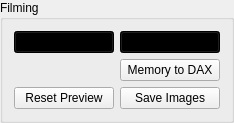
  <widget class="QGroupBox" name="groupBox_2">
   <property name="geometry">
    <rect>
     <x>10</x>
     <y>110</y>
     <width>231</width>
     <height>121</height>
    </rect>
   </property>
   <property name="title">
    <string>Filming</string>
   </property>
   <layout class="QFormLayout" name="formLayout_3">
    <property name="fieldGrowthPolicy">
     <enum>QFormLayout::AllNonFixedFieldsGrow</enum>
    </property>
    <item row="2" column="1">
     <widget class="QPushButton" name="pushButton_RecordMemory">
      <property name="sizePolicy">
       <sizepolicy hsizetype="Minimum" vsizetype="Minimum">
        <horstretch>0</horstretch>
        <verstretch>0</verstretch>
       </sizepolicy>
      </property>
      <property name="minimumSize">
       <size>
        <width>100</width>
        <height>0</height>
       </size>
      </property>
      <property name="maximumSize">
       <size>
        <width>100</width>
        <height>16777215</height>
       </size>
      </property>
      <property name="palette">
       <palette>
        <active>
         <colorrole role="WindowText">
          <brush brushstyle="SolidPattern">
           <color alpha="255">
            <red>255</red>
            <green>255</green>
            <blue>255</blue>
           </color>
          </brush>
         </colorrole>
         <colorrole role="Button">
          <brush brushstyle="SolidPattern">
           <color alpha="255">
            <red>0</red>
            <green>0</green>
            <blue>0</blue>
           </color>
          </brush>
         </colorrole>
         <colorrole role="Light">
          <brush brushstyle="SolidPattern">
           <color alpha="255">
            <red>0</red>
            <green>0</green>
            <blue>0</blue>
           </color>
          </brush>
         </colorrole>
         <colorrole role="Midlight">
          <brush brushstyle="SolidPattern">
           <color alpha="255">
            <red>0</red>
            <green>0</green>
            <blue>0</blue>
           </color>
          </brush>
         </colorrole>
         <colorrole role="Dark">
          <brush brushstyle="SolidPattern">
           <color alpha="255">
            <red>0</red>
            <green>0</green>
            <blue>0</blue>
           </color>
          </brush>
         </colorrole>
         <colorrole role="Mid">
          <brush brushstyle="SolidPattern">
           <color alpha="255">
            <red>0</red>
            <green>0</green>
            <blue>0</blue>
           </color>
          </brush>
         </colorrole>
         <colorrole role="Text">
          <brush brushstyle="SolidPattern">
           <color alpha="255">
            <red>0</red>
            <green>0</green>
            <blue>0</blue>
           </color>
          </brush>
         </colorrole>
         <colorrole role="BrightText">
          <brush brushstyle="SolidPattern">
           <color alpha="255">
            <red>0</red>
            <green>0</green>
            <blue>0</blue>
           </color>
          </brush>
         </colorrole>
         <colorrole role="ButtonText">
          <brush brushstyle="SolidPattern">
           <color alpha="255">
            <red>0</red>
            <green>0</green>
            <blue>0</blue>
           </color>
          </brush>
         </colorrole>
         <colorrole role="Base">
          <brush brushstyle="SolidPattern">
           <color alpha="255">
            <red>0</red>
            <green>0</green>
            <blue>0</blue>
           </color>
          </brush>
         </colorrole>
         <colorrole role="Window">
          <brush brushstyle="SolidPattern">
           <color alpha="255">
            <red>0</red>
            <green>0</green>
            <blue>0</blue>
           </color>
          </brush>
         </colorrole>
         <colorrole role="Shadow">
          <brush brushstyle="SolidPattern">
           <color alpha="255">
            <red>0</red>
            <green>0</green>
            <blue>0</blue>
           </color>
          </brush>
         </colorrole>
         <colorrole role="AlternateBase">
          <brush brushstyle="SolidPattern">
           <color alpha="255">
            <red>0</red>
            <green>0</green>
            <blue>0</blue>
           </color>
          </brush>
         </colorrole>
         <colorrole role="ToolTipBase">
          <brush brushstyle="SolidPattern">
           <color alpha="255">
            <red>255</red>
            <green>255</green>
            <blue>220</blue>
           </color>
          </brush>
         </colorrole>
         <colorrole role="ToolTipText">
          <brush brushstyle="SolidPattern">
           <color alpha="255">
            <red>0</red>
            <green>0</green>
            <blue>0</blue>
           </color>
          </brush>
         </colorrole>
        </active>
        <inactive>
         <colorrole role="WindowText">
          <brush brushstyle="SolidPattern">
           <color alpha="255">
            <red>255</red>
            <green>255</green>
            <blue>255</blue>
           </color>
          </brush>
         </colorrole>
         <colorrole role="Button">
          <brush brushstyle="SolidPattern">
           <color alpha="255">
            <red>0</red>
            <green>0</green>
            <blue>0</blue>
           </color>
          </brush>
         </colorrole>
         <colorrole role="Light">
          <brush brushstyle="SolidPattern">
           <color alpha="255">
            <red>0</red>
            <green>0</green>
            <blue>0</blue>
           </color>
          </brush>
         </colorrole>
         <colorrole role="Midlight">
          <brush brushstyle="SolidPattern">
           <color alpha="255">
            <red>0</red>
            <green>0</green>
            <blue>0</blue>
           </color>
          </brush>
         </colorrole>
         <colorrole role="Dark">
          <brush brushstyle="SolidPattern">
           <color alpha="255">
            <red>0</red>
            <green>0</green>
            <blue>0</blue>
           </color>
          </brush>
         </colorrole>
         <colorrole role="Mid">
          <brush brushstyle="SolidPattern">
           <color alpha="255">
            <red>0</red>
            <green>0</green>
            <blue>0</blue>
           </color>
          </brush>
         </colorrole>
         <colorrole role="Text">
          <brush brushstyle="SolidPattern">
           <color alpha="255">
            <red>0</red>
            <green>0</green>
            <blue>0</blue>
           </color>
          </brush>
         </colorrole>
         <colorrole role="BrightText">
          <brush brushstyle="SolidPattern">
           <color alpha="255">
            <red>0</red>
            <green>0</green>
            <blue>0</blue>
           </color>
          </brush>
         </colorrole>
         <colorrole role="ButtonText">
          <brush brushstyle="SolidPattern">
           <color alpha="255">
            <red>0</red>
            <green>0</green>
            <blue>0</blue>
           </color>
          </brush>
         </colorrole>
         <colorrole role="Base">
          <brush brushstyle="SolidPattern">
           <color alpha="255">
            <red>0</red>
            <green>0</green>
            <blue>0</blue>
           </color>
          </brush>
         </colorrole>
         <colorrole role="Window">
          <brush brushstyle="SolidPattern">
           <color alpha="255">
            <red>0</red>
            <green>0</green>
            <blue>0</blue>
           </color>
          </brush>
         </colorrole>
         <colorrole role="Shadow">
          <brush brushstyle="SolidPattern">
           <color alpha="255">
            <red>0</red>
            <green>0</green>
            <blue>0</blue>
           </color>
          </brush>
         </colorrole>
         <colorrole role="AlternateBase">
          <brush brushstyle="SolidPattern">
           <color alpha="255">
            <red>0</red>
            <green>0</green>
            <blue>0</blue>
           </color>
          </brush>
         </colorrole>
         <colorrole role="ToolTipBase">
          <brush brushstyle="SolidPattern">
           <color alpha="255">
            <red>255</red>
            <green>255</green>
            <blue>220</blue>
           </color>
          </brush>
         </colorrole>
         <colorrole role="ToolTipText">
          <brush brushstyle="SolidPattern">
           <color alpha="255">
            <red>0</red>
            <green>0</green>
            <blue>0</blue>
           </color>
          </brush>
         </colorrole>
        </inactive>
        <disabled>
         <colorrole role="WindowText">
          <brush brushstyle="SolidPattern">
           <color alpha="255">
            <red>0</red>
            <green>0</green>
            <blue>0</blue>
           </color>
          </brush>
         </colorrole>
         <colorrole role="Button">
          <brush brushstyle="SolidPattern">
           <color alpha="255">
            <red>0</red>
            <green>0</green>
            <blue>0</blue>
           </color>
          </brush>
         </colorrole>
         <colorrole role="Light">
          <brush brushstyle="SolidPattern">
           <color alpha="255">
            <red>0</red>
            <green>0</green>
            <blue>0</blue>
           </color>
          </brush>
         </colorrole>
         <colorrole role="Midlight">
          <brush brushstyle="SolidPattern">
           <color alpha="255">
            <red>0</red>
            <green>0</green>
            <blue>0</blue>
           </color>
          </brush>
         </colorrole>
         <colorrole role="Dark">
          <brush brushstyle="SolidPattern">
           <color alpha="255">
            <red>0</red>
            <green>0</green>
            <blue>0</blue>
           </color>
          </brush>
         </colorrole>
         <colorrole role="Mid">
          <brush brushstyle="SolidPattern">
           <color alpha="255">
            <red>0</red>
            <green>0</green>
            <blue>0</blue>
           </color>
          </brush>
         </colorrole>
         <colorrole role="Text">
          <brush brushstyle="SolidPattern">
           <color alpha="255">
            <red>0</red>
            <green>0</green>
            <blue>0</blue>
           </color>
          </brush>
         </colorrole>
         <colorrole role="BrightText">
          <brush brushstyle="SolidPattern">
           <color alpha="255">
            <red>0</red>
            <green>0</green>
            <blue>0</blue>
           </color>
          </brush>
         </colorrole>
         <colorrole role="ButtonText">
          <brush brushstyle="SolidPattern">
           <color alpha="255">
            <red>0</red>
            <green>0</green>
            <blue>0</blue>
           </color>
          </brush>
         </colorrole>
         <colorrole role="Base">
          <brush brushstyle="SolidPattern">
           <color alpha="255">
            <red>0</red>
            <green>0</green>
            <blue>0</blue>
           </color>
          </brush>
         </colorrole>
         <colorrole role="Window">
          <brush brushstyle="SolidPattern">
           <color alpha="255">
            <red>0</red>
            <green>0</green>
            <blue>0</blue>
           </color>
          </brush>
         </colorrole>
         <colorrole role="Shadow">
          <brush brushstyle="SolidPattern">
           <color alpha="255">
            <red>0</red>
            <green>0</green>
            <blue>0</blue>
           </color>
          </brush>
         </colorrole>
         <colorrole role="AlternateBase">
          <brush brushstyle="SolidPattern">
           <color alpha="255">
            <red>0</red>
            <green>0</green>
            <blue>0</blue>
           </color>
          </brush>
         </colorrole>
         <colorrole role="ToolTipBase">
          <brush brushstyle="SolidPattern">
           <color alpha="255">
            <red>255</red>
            <green>255</green>
            <blue>220</blue>
           </color>
          </brush>
         </colorrole>
         <colorrole role="ToolTipText">
          <brush brushstyle="SolidPattern">
           <color alpha="255">
            <red>0</red>
            <green>0</green>
            <blue>0</blue>
           </color>
          </brush>
         </colorrole>
        </disabled>
       </palette>
      </property>
      <property name="text">
       <string>Record Memory</string>
      </property>
     </widget>
    </item>
    <item row="5" column="0">
     <widget class="QPushButton" name="resetPreview_pushButton">
      <property name="sizePolicy">
       <sizepolicy hsizetype="Minimum" vsizetype="Minimum">
        <horstretch>0</horstretch>
        <verstretch>0</verstretch>
       </sizepolicy>
      </property>
      <property name="minimumSize">
       <size>
        <width>100</width>
        <height>0</height>
       </size>
      </property>
      <property name="maximumSize">
       <size>
        <width>100</width>
        <height>16777215</height>
       </size>
      </property>
      <property name="text">
       <string>Reset Preview</string>
      </property>
     </widget>
    </item>
    <item row="5" column="1">
     <widget class="QPushButton" name="pushButton_SaveImages">
      <property name="sizePolicy">
       <sizepolicy hsizetype="Minimum" vsizetype="Minimum">
        <horstretch>0</horstretch>
        <verstretch>0</verstretch>
       </sizepolicy>
      </property>
      <property name="maximumSize">
       <size>
        <width>100</width>
        <height>16777215</height>
       </size>
      </property>
      <property name="text">
       <string>Save Images</string>
      </property>
     </widget>
    </item>
    <item row="2" column="0">
     <widget class="QPushButton" name="pushButton_RecordDAX">
      <property name="sizePolicy">
       <sizepolicy hsizetype="Minimum" vsizetype="Minimum">
        <horstretch>0</horstretch>
        <verstretch>0</verstretch>
       </sizepolicy>
      </property>
      <property name="minimumSize">
       <size>
        <width>100</width>
        <height>0</height>
       </size>
      </property>
      <property name="maximumSize">
       <size>
        <width>100</width>
        <height>16777215</height>
       </size>
      </property>
      <property name="palette">
       <palette>
        <active>
         <colorrole role="WindowText">
          <brush brushstyle="SolidPattern">
           <color alpha="255">
            <red>255</red>
            <green>255</green>
            <blue>255</blue>
           </color>
          </brush>
         </colorrole>
         <colorrole role="Button">
          <brush brushstyle="SolidPattern">
           <color alpha="255">
            <red>0</red>
            <green>0</green>
            <blue>0</blue>
           </color>
          </brush>
         </colorrole>
         <colorrole role="Light">
          <brush brushstyle="SolidPattern">
           <color alpha="255">
            <red>0</red>
            <green>0</green>
            <blue>0</blue>
           </color>
          </brush>
         </colorrole>
         <colorrole role="Midlight">
          <brush brushstyle="SolidPattern">
           <color alpha="255">
            <red>0</red>
            <green>0</green>
            <blue>0</blue>
           </color>
          </brush>
         </colorrole>
         <colorrole role="Dark">
          <brush brushstyle="SolidPattern">
           <color alpha="255">
            <red>0</red>
            <green>0</green>
            <blue>0</blue>
           </color>
          </brush>
         </colorrole>
         <colorrole role="Mid">
          <brush brushstyle="SolidPattern">
           <color alpha="255">
            <red>0</red>
            <green>0</green>
            <blue>0</blue>
           </color>
          </brush>
         </colorrole>
         <colorrole role="Text">
          <brush brushstyle="SolidPattern">
           <color alpha="255">
            <red>0</red>
            <green>0</green>
            <blue>0</blue>
           </color>
          </brush>
         </colorrole>
         <colorrole role="BrightText">
          <brush brushstyle="SolidPattern">
           <color alpha="255">
            <red>0</red>
            <green>0</green>
            <blue>0</blue>
           </color>
          </brush>
         </colorrole>
         <colorrole role="ButtonText">
          <brush brushstyle="SolidPattern">
           <color alpha="255">
            <red>0</red>
            <green>0</green>
            <blue>0</blue>
           </color>
          </brush>
         </colorrole>
         <colorrole role="Base">
          <brush brushstyle="SolidPattern">
           <color alpha="255">
            <red>0</red>
            <green>0</green>
            <blue>0</blue>
           </color>
          </brush>
         </colorrole>
         <colorrole role="Window">
          <brush brushstyle="SolidPattern">
           <color alpha="255">
            <red>0</red>
            <green>0</green>
            <blue>0</blue>
           </color>
          </brush>
         </colorrole>
         <colorrole role="Shadow">
          <brush brushstyle="SolidPattern">
           <color alpha="255">
            <red>0</red>
            <green>0</green>
            <blue>0</blue>
           </color>
          </brush>
         </colorrole>
         <colorrole role="AlternateBase">
          <brush brushstyle="SolidPattern">
           <color alpha="255">
            <red>0</red>
            <green>0</green>
            <blue>0</blue>
           </color>
          </brush>
         </colorrole>
         <colorrole role="ToolTipBase">
          <brush brushstyle="SolidPattern">
           <color alpha="255">
            <red>255</red>
            <green>255</green>
            <blue>220</blue>
           </color>
          </brush>
         </colorrole>
         <colorrole role="ToolTipText">
          <brush brushstyle="SolidPattern">
           <color alpha="255">
            <red>0</red>
            <green>0</green>
            <blue>0</blue>
           </color>
          </brush>
         </colorrole>
        </active>
        <inactive>
         <colorrole role="WindowText">
          <brush brushstyle="SolidPattern">
           <color alpha="255">
            <red>255</red>
            <green>255</green>
            <blue>255</blue>
           </color>
          </brush>
         </colorrole>
         <colorrole role="Button">
          <brush brushstyle="SolidPattern">
           <color alpha="255">
            <red>0</red>
            <green>0</green>
            <blue>0</blue>
           </color>
          </brush>
         </colorrole>
         <colorrole role="Light">
          <brush brushstyle="SolidPattern">
           <color alpha="255">
            <red>0</red>
            <green>0</green>
            <blue>0</blue>
           </color>
          </brush>
         </colorrole>
         <colorrole role="Midlight">
          <brush brushstyle="SolidPattern">
           <color alpha="255">
            <red>0</red>
            <green>0</green>
            <blue>0</blue>
           </color>
          </brush>
         </colorrole>
         <colorrole role="Dark">
          <brush brushstyle="SolidPattern">
           <color alpha="255">
            <red>0</red>
            <green>0</green>
            <blue>0</blue>
           </color>
          </brush>
         </colorrole>
         <colorrole role="Mid">
          <brush brushstyle="SolidPattern">
           <color alpha="255">
            <red>0</red>
            <green>0</green>
            <blue>0</blue>
           </color>
          </brush>
         </colorrole>
         <colorrole role="Text">
          <brush brushstyle="SolidPattern">
           <color alpha="255">
            <red>0</red>
            <green>0</green>
            <blue>0</blue>
           </color>
          </brush>
         </colorrole>
         <colorrole role="BrightText">
          <brush brushstyle="SolidPattern">
           <color alpha="255">
            <red>0</red>
            <green>0</green>
            <blue>0</blue>
           </color>
          </brush>
         </colorrole>
         <colorrole role="ButtonText">
          <brush brushstyle="SolidPattern">
           <color alpha="255">
            <red>0</red>
            <green>0</green>
            <blue>0</blue>
           </color>
          </brush>
         </colorrole>
         <colorrole role="Base">
          <brush brushstyle="SolidPattern">
           <color alpha="255">
            <red>0</red>
            <green>0</green>
            <blue>0</blue>
           </color>
          </brush>
         </colorrole>
         <colorrole role="Window">
          <brush brushstyle="SolidPattern">
           <color alpha="255">
            <red>0</red>
            <green>0</green>
            <blue>0</blue>
           </color>
          </brush>
         </colorrole>
         <colorrole role="Shadow">
          <brush brushstyle="SolidPattern">
           <color alpha="255">
            <red>0</red>
            <green>0</green>
            <blue>0</blue>
           </color>
          </brush>
         </colorrole>
         <colorrole role="AlternateBase">
          <brush brushstyle="SolidPattern">
           <color alpha="255">
            <red>0</red>
            <green>0</green>
            <blue>0</blue>
           </color>
          </brush>
         </colorrole>
         <colorrole role="ToolTipBase">
          <brush brushstyle="SolidPattern">
           <color alpha="255">
            <red>255</red>
            <green>255</green>
            <blue>220</blue>
           </color>
          </brush>
         </colorrole>
         <colorrole role="ToolTipText">
          <brush brushstyle="SolidPattern">
           <color alpha="255">
            <red>0</red>
            <green>0</green>
            <blue>0</blue>
           </color>
          </brush>
         </colorrole>
        </inactive>
        <disabled>
         <colorrole role="WindowText">
          <brush brushstyle="SolidPattern">
           <color alpha="255">
            <red>0</red>
            <green>0</green>
            <blue>0</blue>
           </color>
          </brush>
         </colorrole>
         <colorrole role="Button">
          <brush brushstyle="SolidPattern">
           <color alpha="255">
            <red>0</red>
            <green>0</green>
            <blue>0</blue>
           </color>
          </brush>
         </colorrole>
         <colorrole role="Light">
          <brush brushstyle="SolidPattern">
           <color alpha="255">
            <red>0</red>
            <green>0</green>
            <blue>0</blue>
           </color>
          </brush>
         </colorrole>
         <colorrole role="Midlight">
          <brush brushstyle="SolidPattern">
           <color alpha="255">
            <red>0</red>
            <green>0</green>
            <blue>0</blue>
           </color>
          </brush>
         </colorrole>
         <colorrole role="Dark">
          <brush brushstyle="SolidPattern">
           <color alpha="255">
            <red>0</red>
            <green>0</green>
            <blue>0</blue>
           </color>
          </brush>
         </colorrole>
         <colorrole role="Mid">
          <brush brushstyle="SolidPattern">
           <color alpha="255">
            <red>0</red>
            <green>0</green>
            <blue>0</blue>
           </color>
          </brush>
         </colorrole>
         <colorrole role="Text">
          <brush brushstyle="SolidPattern">
           <color alpha="255">
            <red>0</red>
            <green>0</green>
            <blue>0</blue>
           </color>
          </brush>
         </colorrole>
         <colorrole role="BrightText">
          <brush brushstyle="SolidPattern">
           <color alpha="255">
            <red>0</red>
            <green>0</green>
            <blue>0</blue>
           </color>
          </brush>
         </colorrole>
         <colorrole role="ButtonText">
          <brush brushstyle="SolidPattern">
           <color alpha="255">
            <red>0</red>
            <green>0</green>
            <blue>0</blue>
           </color>
          </brush>
         </colorrole>
         <colorrole role="Base">
          <brush brushstyle="SolidPattern">
           <color alpha="255">
            <red>0</red>
            <green>0</green>
            <blue>0</blue>
           </color>
          </brush>
         </colorrole>
         <colorrole role="Window">
          <brush brushstyle="SolidPattern">
           <color alpha="255">
            <red>0</red>
            <green>0</green>
            <blue>0</blue>
           </color>
          </brush>
         </colorrole>
         <colorrole role="Shadow">
          <brush brushstyle="SolidPattern">
           <color alpha="255">
            <red>0</red>
            <green>0</green>
            <blue>0</blue>
           </color>
          </brush>
         </colorrole>
         <colorrole role="AlternateBase">
          <brush brushstyle="SolidPattern">
           <color alpha="255">
            <red>0</red>
            <green>0</green>
            <blue>0</blue>
           </color>
          </brush>
         </colorrole>
         <colorrole role="ToolTipBase">
          <brush brushstyle="SolidPattern">
           <color alpha="255">
            <red>255</red>
            <green>255</green>
            <blue>220</blue>
           </color>
          </brush>
         </colorrole>
         <colorrole role="ToolTipText">
          <brush brushstyle="SolidPattern">
           <color alpha="255">
            <red>0</red>
            <green>0</green>
            <blue>0</blue>
           </color>
          </brush>
         </colorrole>
        </disabled>
       </palette>
      </property>
      <property name="text">
       <string>Record DAX</string>
      </property>
     </widget>
    </item>
    <item row="3" column="1">
     <widget class="QPushButton" name="memToDAX_pushButton">
      <property name="text">
       <string>Memory to DAX</string>
      </property>
     </widget>
    </item>
   </layout>
  </widget>
